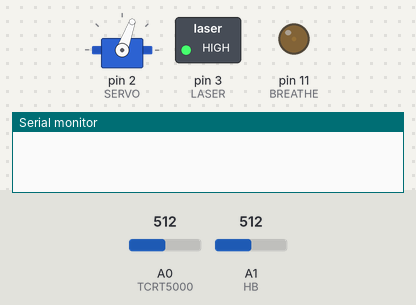
A sketch run on a simulated Arduino Nano, built with avr-gcc and run on an emulated ATmega328P. Shown: servo, switched loads named in the sketch (green lamp = pin HIGH), output pins drawn as LEDs (lit = HIGH), the last lines printed to the serial monitor. Wiring (inferred from the names in the program): servo: signal pin 2. The test bench sets the inputs (shaded band); at power-on: A0 (TCRT5000) = 512, A1 (HB) = 512. Servo pulses on a pin are drawn as a servo (544–2400 µs = 0–180°); pins used as bus, display or sensor lines are not drawn.

Above: at 1.2 s.
1.3 s: A0 (TCRT5000) set to 170
At 2.3 s:
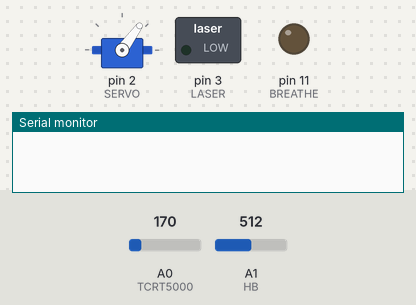
2.8 s: A0 (TCRT5000) set to 190
At 3.48 s:
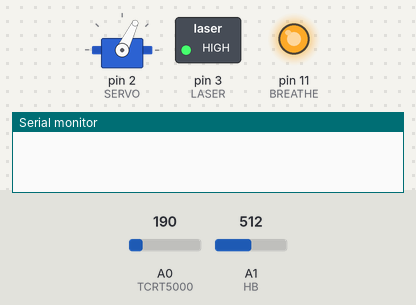
5.8 s: A1 (HB) set to 716
8.8 s: A0 (TCRT5000) set to 122
At 9.3 s:
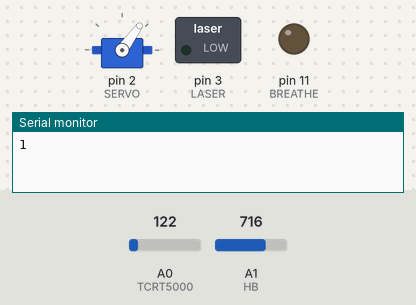
10.3 s: A0 (TCRT5000) set to 265
At 10.45 s:
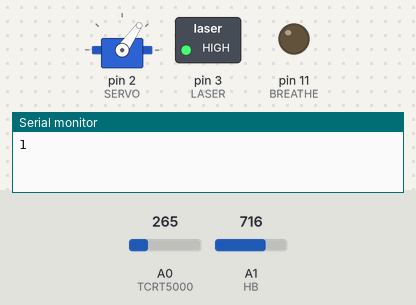
13.3 s: A1 (HB) set to 900
Timing chart, 0 to 20.4 s (numbered marks = the images above; inputs shaded):
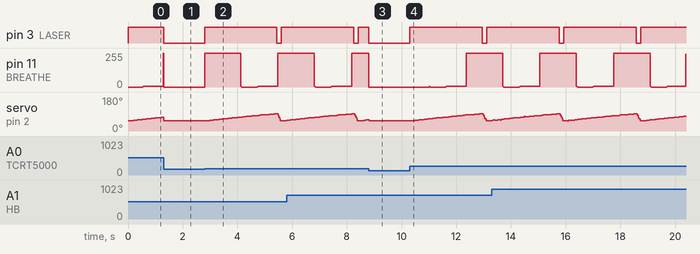

Measured:
- after the input at 1.3 s, pin 3 (LASER): HIGH → LOW after 0.00 s instead of 1.4 s
- after the input at 2.8 s, pin 3 (LASER): LOW → HIGH at once, → LOW 2.6 s later, → HIGH 0.16 s later
- after the input at 8.8 s, pin 3 (LASER): HIGH → LOW at once
- after the input at 10.3 s, pin 3 (LASER): LOW → HIGH at once, → LOW 2.6 s later, → HIGH 0.16 s later
- by itself, pin 11 (BREATHE): repeats every 2.7 s: 2/255 0.01 s, 1/255 0.01 s, 0/255 0.56 s, 1/255 0.01 s, 2/255 0.02 s, 4/255 0.72 s, 252/255 0.01 s, 253/255 0.01 s, 254/255 0.01 s, 255/255 0.56 s, 254/255 0.01 s, 253/255 0.01 s, 252/255 0.72 s, 4/255 0.02 s

The sketch:

honestyTester.ino
```cpp
//model=arduino nano
//pin definition
#define TCRT5000 A0       //sensor output
#define HB A1             //filtered output
#define SERVO 2
#define LASER 3
#define BREATHE 11

//servo
const int UPPER=3000;     //upper limit of OCR1A
const int LOWER=2200;     //lower limit of OCR1A
const int STEP_INC=10;    //increasing step of OCR1A
const int STEP_DEC=-200;  //decreasing step of OCR1A
volatile int ocr1a_step=0;  //step of OCR1A

//heart beat
const float RATIO=0.25;   //ratio of change of value in smoothing
const float THR=30;       //threshold
float value=1023;         //value of input(smoothed)
float change=0;           //change of value
unsigned long hbTime=0;   //time of last trigger in milliseconds
unsigned long HBCount=0;  //heart beat count

//breathe
long bthInd=0;            //breathe index
char bthDir=1;            //breathe direction
unsigned long bthTime=0;  //time of starting holding bthInd in milliseconds

void setup(){
  Serial.begin(9600);
  pinMode(SERVO,OUTPUT);
  digitalWrite(LASER,LOW);
  pinMode(LASER,OUTPUT);
  TCCR1A=0;                       //Reset Timer1 Control Register A
  TCCR1B=_BV(CS11);               //Timer1 Prescaler=8, 30.51Hz
  OCR1A=LOWER;                    //Output Compare Register A
  TIMSK1=_BV(OCIE1A)+_BV(TOIE1);  //Enable Timer1 Output Compare Match A Interrupt and Overflow Interrupt
}

void loop(){
  //wait for trigger
  while(analogRead(TCRT5000)<180);

  //start scanning
  TCCR1B=0;                       //pause Timer1
  ocr1a_step=STEP_INC;            //start scanning
  TCCR1B=_BV(CS11);               //resume Timer1
  digitalWrite(LASER,HIGH);

  //heart beat & breathing light
  value=analogRead(HB);
  while(analogRead(TCRT5000)>180){
    change=RATIO*(analogRead(HB)-value);
    value+=change;
    //Serial.println(change);     //for adjustment
    if(millis()-hbTime>300)if(change>THR){
      hbTime=millis();
      Serial.println(++HBCount);
    }

    //breathing light
    if(bthInd>0 && bthInd<255){
      analogWrite(BREATHE,(383-bthInd)*bthInd*bthInd/32513);
      bthInd+=bthDir;
    }
    else if(bthInd==255){
      analogWrite(BREATHE,255);
      bthTime=millis();
      bthInd=256;
    }
    else if(bthInd==256 && millis()-bthTime>500){
      bthInd=254;
      bthDir=-1;
    }
    else if(bthInd==0){
      analogWrite(BREATHE,0);
      bthTime=millis();
      bthInd=-1;
    }
    else if(bthInd==-1 && millis()-bthTime>500){
      bthInd=1;
      bthDir=1;
    }
    delay(3);
  }

  //stop scanning
  digitalWrite(LASER,LOW);
  analogWrite(BREATHE,LOW);
  TCCR1B=0;                       //pause Timer1
  ocr1a_step=0;                   //stop scanning
  OCR1A=LOWER;                    //place servo at LOWER position
  TCCR1B=_BV(CS11);               //resume Timer1
}

ISR(TIMER1_OVF_vect){             //ISR for timer1 overflow
  digitalWrite(SERVO,HIGH);
  OCR1A+=ocr1a_step;              //modify duty cycle
  if(OCR1A>UPPER){                //limit detection
    OCR1A=UPPER;
    ocr1a_step=STEP_DEC;
    digitalWrite(LASER,LOW);
  }
  if(OCR1A<LOWER){
    OCR1A=LOWER;
    ocr1a_step=STEP_INC;
    digitalWrite(LASER,HIGH);
  }
}

ISR(TIMER1_COMPA_vect){           //ISR for timer1 compare match A
  digitalWrite(SERVO,LOW);
}
```
